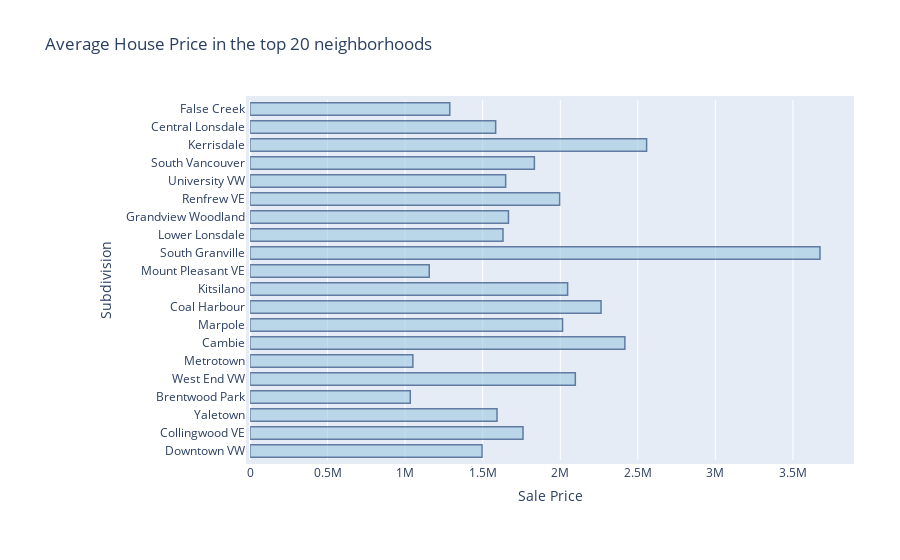

The notebook cell saved with this chart:
### Code cell
from collections import Counter
import plotly.graph_objs as go
import plotly.offline as py
py.init_notebook_mode(connected=True)
neighborhoods = list(dict(Counter(df.Subdivision).most_common(20)).keys())

avg_sale_prices = []
for i in neighborhoods:
    avg_price = np.mean(df.Price[df.Subdivision == i])
    avg_sale_prices.append(avg_price)
    
dataa = [go.Bar(
            y= neighborhoods,
            x = avg_sale_prices,
            width = 0.7,
            opacity=0.6, 
            orientation = 'h',
            marker=dict(
                color='rgb(158,202,225)',
                line=dict(
                    color='rgb(8,48,107)',
                    width=1.5,
                )
            ),
        )]
layout = go.Layout(
    title='Average House Price in the top 20 neighborhoods',
    autosize = True,
    margin=go.Margin(
        l=250,
        r=50,
        b=100,
        t=100,
        pad=4
    ),
    xaxis=dict(
        title='Sale Price',
    ),
    yaxis=dict(
        title='Subdivision',
    ),
)

fig = go.Figure(data=dataa, layout = layout)
py.iplot(fig, filename='barplottype')

### Figure 1 — Plotly figure (JSON) as saved in the notebook; plotly's stock layout.template omitted (floating-point values rounded to 4 significant figures)
{"data": [{"marker": {"color": "rgb(158,202,225)", "line": {"color": "rgb(8,48,107)", "width": 1.5}}, "opacity": 0.6, "orientation": "h", "type": "bar", "width": 0.7, "x": [1496000.0, 1760000.0, 1592000.0, 1033000.0, 2097000.0, 1050000.0, 2417000.0, 2015000.0, 2263000.0, 2047000.0, 1155000.0, 3674000.0, 1631000.0, 1666000.0, 1996144, 1648000.0, 1833000.0, 2557000.0, 1584000.0, 1288000.0], "y": ["Downtown VW", "Collingwood VE", "Yaletown", "Brentwood Park", "West End VW", "Metrotown", "Cambie", "Marpole", "Coal Harbour", "Kitsilano", "Mount Pleasant VE", "South Granville", "Lower Lonsdale", "Grandview Woodland", "Renfrew VE", "University VW", "South Vancouver", "Kerrisdale", "Central Lonsdale", "False Creek"]}], "layout": {"autosize": true, "margin": {"b": 100, "l": 250, "pad": 4, "r": 50, "t": 100}, "title": {"text": "Average House Price in the top 20 neighborhoods"}, "xaxis": {"title": {"text": "Sale Price"}}, "yaxis": {"title": {"text": "Subdivision"}}}}
